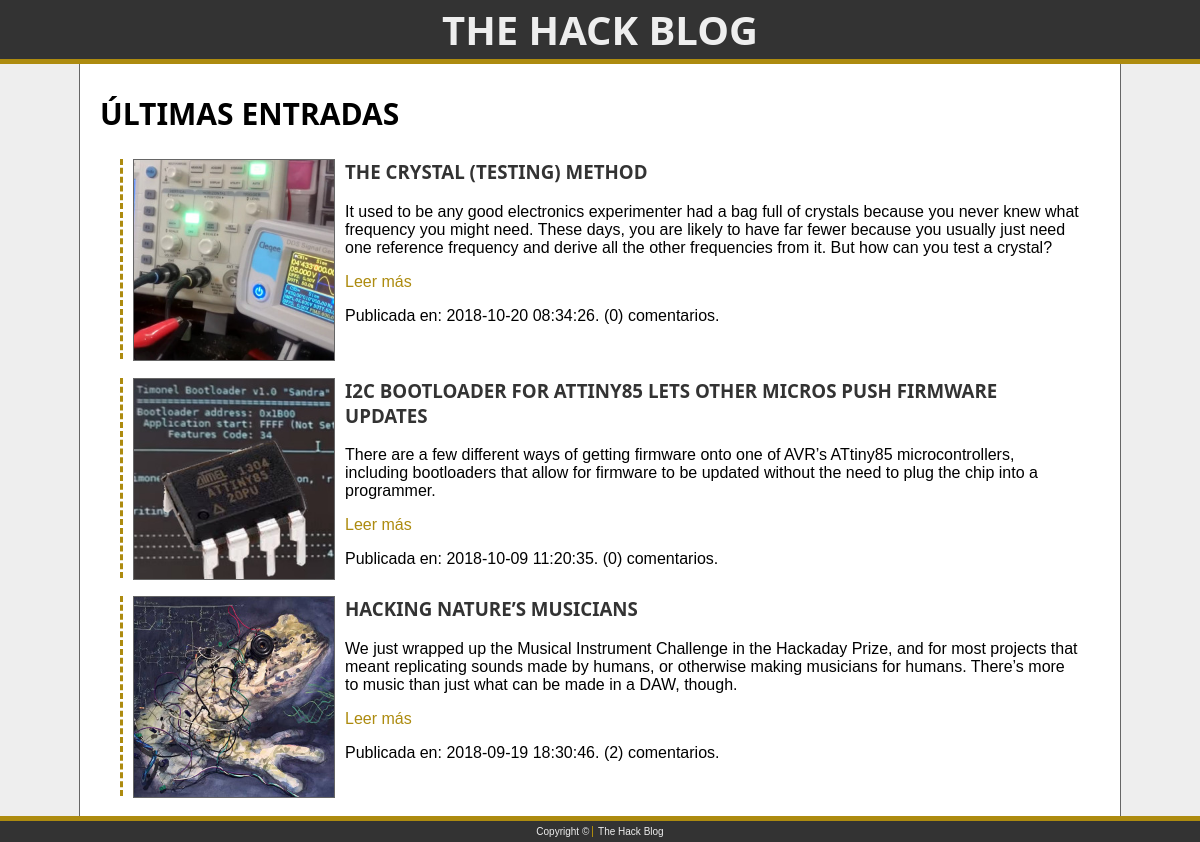
The page / on the database its author committed.
### tables this page shows
CREATE TABLE `noticias` (
  `id_noticia` int(10) UNSIGNED NOT NULL,
  `titular` varchar(255) NOT NULL,
  `entradilla` text NOT NULL,
  `cuerpo` text NOT NULL,
  `fecha` datetime NOT NULL
);

### funciones.php (the view, shortened to what this page needs)
<?php
function bloqueNoticia($noticia)
{
    echo "<li class='bloqueNoticia'>";
    echo "<img src='images/thumbnail-" . $noticia['id_noticia']. ".jpg' />";
    echo "<h3><a href='noticia.php?id=" . $noticia['id_noticia']. "'>" . $noticia['titular']. "</a></h3>";
    echo "<p>" . $noticia['entradilla']. "</p>";
    echo "<p><a href='noticia.php?id=" . $noticia['id_noticia']. "'>Leer más</a></p>";
    echo "<p>Publicada en: " . $noticia['fecha']. ". (" . $noticia['numComentarios']. ") comentarios.</p>";
    echo "</li>";
}
function theHeader($titulo = null)
{
    ?>
    <!doctype html>
<html lang="es">
<head>
  <link rel="stylesheet" href="style.css" />
</head>
<body>
<header><h1><a href="index.php">The Hack blog</a></h1></header>
<div id="container">
<div id="main">
<?php
}
function theFooter()
{
    ?>
    </div>
</div>
<footer>Copyright © <?php date("Y")?><span><a href='index.php'>The Hack Blog</a></span></footer>
</body>
</html>
<?php
}

### index.php
<?php
require_once "funciones.php";
require_once "bd.php";
theHeader();
?>
<h2>Últimas entradas</h2>
<ul class="listaNoticias">
<?php
$consulta = $bd->query("SELECT n.id_noticia,
                                n.titular,
                                n.entradilla,
                                n.fecha,
                                COUNT(c.id_comentario) AS numComentarios
                         FROM noticias n
                         LEFT JOIN comentarios c ON c.id_noticia = n.id_noticia
                         GROUP BY n.id_noticia
                         ORDER BY n.fecha DESC");
$noticias = $consulta->fetchAll();
foreach ($noticias as $noticia) {
    bloqueNoticia($noticia);
}
?>
</ul>
<?php
theFooter();

### style.css (style rules this page uses)
#main { width: 1000px; margin: auto; border-left: 1px solid #666; border-right: 1px solid #666; background-color: #ffffff; padding: 4px 20px; }
body { background-color: #333; margin: 0px; font-family: Verdana,sans-serif; }
#container { background-color: #EEE; }
header { background-color: #333; color: #EEE; padding: 2px 10px; border-bottom: 5px solid #ad8b0f; text-align: center; }
header h1 { margin: 0px; font-size: 40px; }
h1, h2, h3, h4 { font-family: "Segoe UI",Arial,sans-serif; text-transform: uppercase; }
a { color: #ad8b0f; text-decoration: none; }
header a, footer a { color: #EEE; }
h2>a, h3>a { font-weight: 800; color: #333; }
#main h2 { font-size: 30px; }
.listaNoticias { padding:0px 20px; }
.bloqueNoticia img { float: left; border: 1px solid #666; margin-right: 10px; width: 200px; height: 200px; }
.bloqueNoticia { clear: both; list-style: none; margin-bottom: 10px; min-height: 200px; border-left: 3px dashed #ad8b0f; padding-left: 10px; }
footer { border-top: 5px solid #ad8b0f; text-align: center; padding: 5px 5px; color: #EEE; font-size: 10px; }
footer span { padding-left: 5px; border-left: 1px solid #ad8b0f; }

### rows shown on the page
noticias: shows a picture, titular "THE CRYSTAL (TESTING) METHOD", entradilla "It used to be any good electronics experimenter had a bag full of crystals because you never knew what frequency you might need. These days, you are likely to have far fewer because you usually just need one reference frequency and derive all the other frequencies from it. But how can you test a crystal?", fecha "2018-10-20 08:34:26", numComentarios "0"
noticias: shows a picture, titular "I2C BOOTLOADER FOR ATTINY85 LETS OTHER MICROS PUSH FIRMWARE UPDATES", entradilla "There are a few different ways of getting firmware onto one of AVR’s ATtiny85 microcontrollers, including bootloaders that allow for firmware to be updated without the need to plug the chip into a programmer.", fecha "2018-10-09 11:20:35", numComentarios "0"
noticias: shows a picture, titular "HACKING NATURE’S MUSICIANS", entradilla "We just wrapped up the Musical Instrument Challenge in the Hackaday Prize, and for most projects that meant replicating sounds made by humans, or otherwise making musicians for humans. There’s more to music than just what can be made in a DAW, though.", fecha "2018-09-19 18:30:46", numComentarios "2"
